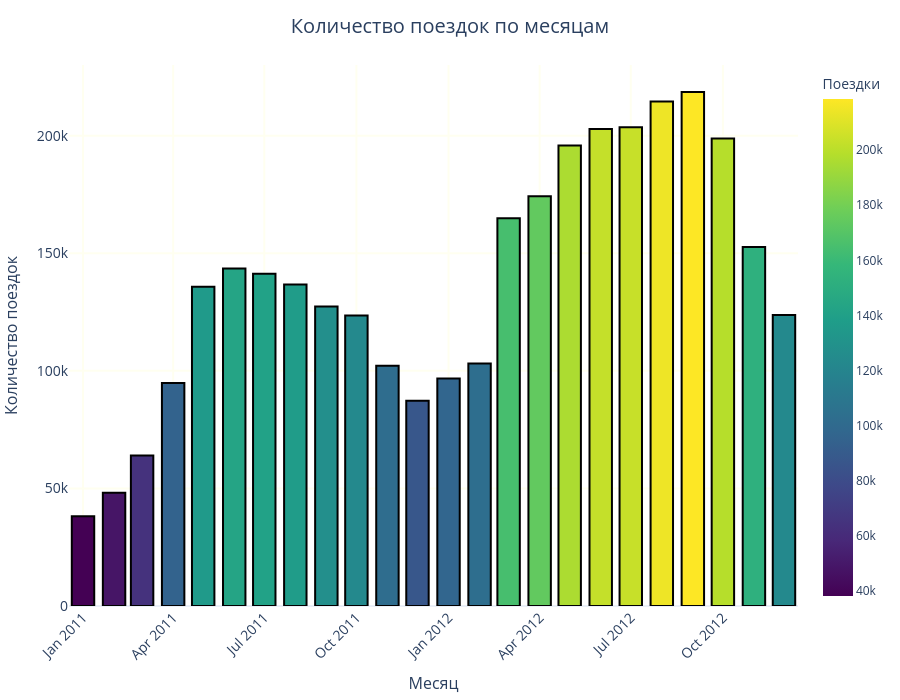

Write notebook code for a chart like this one.
### Markdown cell above
## 2. Столбчатая диаграмма Plotly

Чтобы подписи дат оставались читаемыми, дневные поездки агрегируются по
месяцам. Цвет каждого столбца определяется тем же количественным показателем.

### Code cell
monthly = (
    clean.set_index("dteday")
    .resample("MS")[["casual", "registered", "cnt"]]
    .sum()
    .reset_index()
)
monthly["month_label"] = monthly["dteday"].dt.strftime("%Y-%m")

bar = go.Figure(
    data=[
        go.Bar(
            x=monthly["month_label"],
            y=monthly["cnt"],
            name="Поездки",
            marker=dict(
                color=monthly["cnt"],
                coloraxis="coloraxis",
                line=dict(color="black", width=2),
            ),
            hovertemplate="Месяц: %{x}<br>Поездки: %{y:,}<extra></extra>",
        )
    ]
)
bar.update_layout(
    title=dict(text="Количество поездок по месяцам", x=0.5, font=dict(size=20)),
    xaxis=dict(
        title=dict(text="Месяц", font=dict(size=16)),
        tickfont=dict(size=14),
        tickangle=315,
        gridwidth=2,
        gridcolor="ivory",
    ),
    yaxis=dict(
        title=dict(text="Количество поездок", font=dict(size=16)),
        tickfont=dict(size=14),
        gridwidth=2,
        gridcolor="ivory",
        rangemode="tozero",
    ),
    coloraxis=dict(colorscale="Viridis", colorbar=dict(title="Поездки")),
    template="plotly_white",
    autosize=True,
    height=700,
    margin=dict(l=10, r=10, t=65, b=10),
    showlegend=False,
)
bar.write_html(INTERACTIVE / "01_monthly_bar.html", include_plotlyjs="cdn")
bar.write_image(FIGURES / "01_monthly_bar.png", width=1400, height=700, scale=1.5)
bar.show()

### Figure 1 — Plotly figure (JSON) as saved in the notebook; plotly's stock layout.template omitted (floating-point values rounded to 4 significant figures)
{"data": [{"hovertemplate": "Месяц: %{x}<br>Поездки: %{y:,}<extra></extra>", "marker": {"color": [38189, 48215, 64045, 94870, 135821, 143512, 141341, 136691, 127418, 123511, 102167, 87323, 96744, 103137, 164875, 174224, 195865, 202830, 203607, 214503, 218573, 198841, 152664, 123713], "coloraxis": "coloraxis", "line": {"color": "black", "width": 2}}, "name": "Поездки", "type": "bar", "x": ["2011-01", "2011-02", "2011-03", "2011-04", "2011-05", "2011-06", "2011-07", "2011-08", "2011-09", "2011-10", "2011-11", "2011-12", "2012-01", "2012-02", "2012-03", "2012-04", "2012-05", "2012-06", "2012-07", "2012-08", "2012-09", "2012-10", "2012-11", "2012-12"], "y": [38189, 48215, 64045, 94870, 135821, 143512, 141341, 136691, 127418, 123511, 102167, 87323, 96744, 103137, 164875, 174224, 195865, 202830, 203607, 214503, 218573, 198841, 152664, 123713]}], "layout": {"autosize": true, "coloraxis": {"colorbar": {"title": {"text": "Поездки"}}, "colorscale": [[0, "#440154"], [0.1111, "#482878"], [0.2222, "#3e4989"], [0.3333, "#31688e"], [0.4444, "#26828e"], [0.5556, "#1f9e89"], [0.6667, "#35b779"], [0.7778, "#6ece58"], [0.8889, "#b5de2b"], [1, "#fde725"]]}, "height": 700, "margin": {"b": 10, "l": 10, "r": 10, "t": 65}, "showlegend": false, "title": {"font": {"size": 20}, "text": "Количество поездок по месяцам", "x": 0.5}, "xaxis": {"gridcolor": "ivory", "gridwidth": 2, "tickangle": -45, "tickfont": {"size": 14}, "title": {"font": {"size": 16}, "text": "Месяц"}}, "yaxis": {"gridcolor": "ivory", "gridwidth": 2, "rangemode": "tozero", "tickfont": {"size": 14}, "title": {"font": {"size": 16}, "text": "Количество поездок"}}}}
